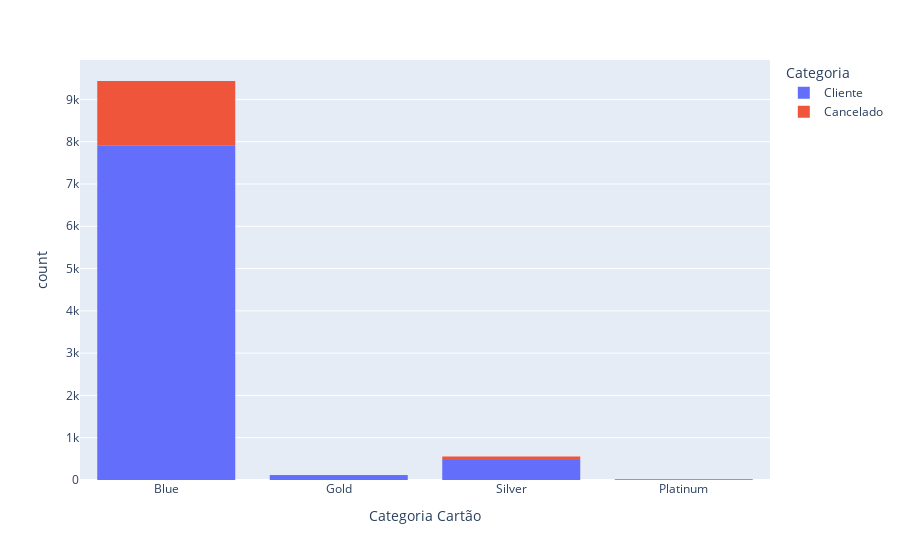

Notebook cell for this chart:
### Code cell
# Data Visualization

clients_fig = px.histogram(clients, x=clients['Categoria Cartão'], color=clients['Categoria'])
clients_fig.show()

### Figure 1 — Plotly figure (JSON) as saved in the notebook; plotly's stock layout.template omitted (floating-point values rounded to 4 significant figures; data arrays with more than 128 entries replaced by an {"elided": "..."} marker saying what was removed)
{"data": [{"alignmentgroup": "True", "bingroup": "x", "hovertemplate": "Categoria=Cliente<br>Categoria Cartão=%{x}<br>count=%{y}<extra></extra>", "legendgroup": "Cliente", "marker": {"color": "#636efa", "pattern": {"shape": ""}}, "name": "Cliente", "offsetgroup": "Cliente", "orientation": "v", "showlegend": true, "type": "histogram", "x": {"elided": "8499 str values"}, "xaxis": "x", "yaxis": "y"}, {"alignmentgroup": "True", "bingroup": "x", "hovertemplate": "Categoria=Cancelado<br>Categoria Cartão=%{x}<br>count=%{y}<extra></extra>", "legendgroup": "Cancelado", "marker": {"color": "#EF553B", "pattern": {"shape": ""}}, "name": "Cancelado", "offsetgroup": "Cancelado", "orientation": "v", "showlegend": true, "type": "histogram", "x": {"elided": "1627 str values"}, "xaxis": "x", "yaxis": "y"}], "layout": {"barmode": "relative", "legend": {"title": {"text": "Categoria"}, "tracegroupgap": 0}, "margin": {"t": 60}, "xaxis": {"anchor": "y", "domain": [0, 1], "title": {"text": "Categoria Cartão"}}, "yaxis": {"anchor": "x", "domain": [0, 1], "title": {"text": "count"}}}}
